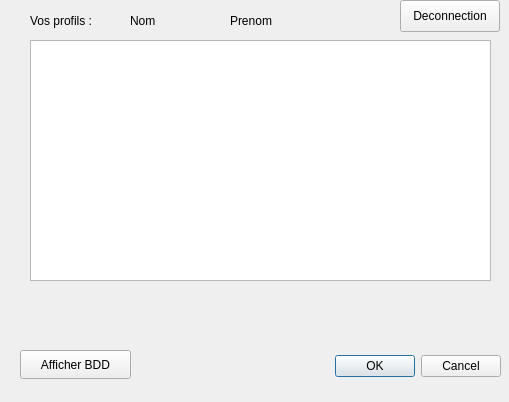
<?xml version="1.0" encoding="UTF-8"?>
<ui version="4.0">
 <class>UserWindow</class>
 <widget class="QDialog" name="UserWindow">
  <property name="geometry">
   <rect>
    <x>0</x>
    <y>0</y>
    <width>509</width>
    <height>402</height>
   </rect>
  </property>
  <property name="windowTitle">
   <string>Dialog</string>
  </property>
  <widget class="QTableView" name="tableView">
   <property name="geometry">
    <rect>
     <x>30</x>
     <y>40</y>
     <width>461</width>
     <height>241</height>
    </rect>
   </property>
  </widget>
  <widget class="QLabel" name="label">
   <property name="geometry">
    <rect>
     <x>30</x>
     <y>10</y>
     <width>111</width>
     <height>21</height>
    </rect>
   </property>
   <property name="text">
    <string>Vos profils :</string>
   </property>
  </widget>
  <widget class="QDialogButtonBox" name="buttonBox">
   <property name="geometry">
    <rect>
     <x>160</x>
     <y>350</y>
     <width>341</width>
     <height>32</height>
    </rect>
   </property>
   <property name="orientation">
    <enum>Qt::Horizontal</enum>
   </property>
   <property name="standardButtons">
    <set>QDialogButtonBox::Cancel|QDialogButtonBox::Ok</set>
   </property>
  </widget>
  <widget class="QLabel" name="NomLabel">
   <property name="geometry">
    <rect>
     <x>130</x>
     <y>10</y>
     <width>111</width>
     <height>21</height>
    </rect>
   </property>
   <property name="text">
    <string>Nom</string>
   </property>
  </widget>
  <widget class="QLabel" name="PrenomLabel">
   <property name="geometry">
    <rect>
     <x>230</x>
     <y>10</y>
     <width>111</width>
     <height>21</height>
    </rect>
   </property>
   <property name="text">
    <string>Prenom</string>
   </property>
  </widget>
  <widget class="QPushButton" name="DisconnectButton">
   <property name="geometry">
    <rect>
     <x>400</x>
     <y>0</y>
     <width>100</width>
     <height>32</height>
    </rect>
   </property>
   <property name="text">
    <string>Deconnection</string>
   </property>
  </widget>
  <widget class="QPushButton" name="ShowBDDButton">
   <property name="geometry">
    <rect>
     <x>20</x>
     <y>350</y>
     <width>111</width>
     <height>29</height>
    </rect>
   </property>
   <property name="text">
    <string>Afficher BDD</string>
   </property>
  </widget>
 </widget>
 <resources/>
 <connections>
  <connection>
   <sender>buttonBox</sender>
   <signal>accepted()</signal>
   <receiver>UserWindow</receiver>
   <slot>close()</slot>
   <hints>
    <hint type="sourcelabel">
     <x>470</x>
     <y>359</y>
    </hint>
    <hint type="destinationlabel">
     <x>384</x>
     <y>303</y>
    </hint>
   </hints>
  </connection>
  <connection>
   <sender>DisconnectButton</sender>
   <signal>clicked()</signal>
   <receiver>UserWindow</receiver>
   <slot>close()</slot>
   <hints>
    <hint type="sourcelabel">
     <x>428</x>
     <y>15</y>
    </hint>
    <hint type="destinationlabel">
     <x>344</x>
     <y>10</y>
    </hint>
   </hints>
  </connection>
 </connections>
</ui>
